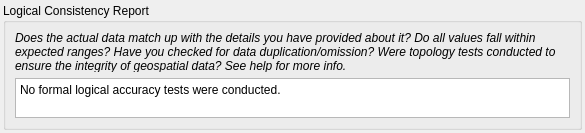
<?xml version="1.0" encoding="UTF-8"?>
<ui version="4.0">
 <class>Form</class>
 <widget class="QWidget" name="Form">
  <property name="geometry">
   <rect>
    <x>0</x>
    <y>0</y>
    <width>585</width>
    <height>133</height>
   </rect>
  </property>
  <property name="minimumSize">
   <size>
    <width>0</width>
    <height>0</height>
   </size>
  </property>
  <property name="maximumSize">
   <size>
    <width>16777215</width>
    <height>16777215</height>
   </size>
  </property>
  <property name="font">
   <font>
    <family>Arial</family>
    <pointsize>9</pointsize>
   </font>
  </property>
  <property name="windowTitle">
   <string>Form</string>
  </property>
  <layout class="QVBoxLayout" name="verticalLayout">
   <property name="leftMargin">
    <number>3</number>
   </property>
   <property name="topMargin">
    <number>3</number>
   </property>
   <property name="rightMargin">
    <number>3</number>
   </property>
   <property name="bottomMargin">
    <number>3</number>
   </property>
   <item>
    <widget class="QGroupBox" name="groupBox">
     <property name="title">
      <string>Logical Consistency Report</string>
     </property>
     <layout class="QVBoxLayout" name="verticalLayout_2">
      <item>
       <widget class="QLabel" name="label">
        <property name="font">
         <font>
          <italic>true</italic>
         </font>
        </property>
        <property name="styleSheet">
         <string notr="true">font: italic;</string>
        </property>
        <property name="text">
         <string>Does the actual data match up with the details you have provided about it? Do all values fall within expected ranges? Have you checked for data duplication/omission? Were topology tests conducted to ensure the integrity of geospatial data? See help for more info.</string>
        </property>
        <property name="wordWrap">
         <bool>true</bool>
        </property>
       </widget>
      </item>
      <item>
       <widget class="GrowingTextEdit" name="fgdc_logic">
        <property name="sizePolicy">
         <sizepolicy hsizetype="Expanding" vsizetype="Preferred">
          <horstretch>0</horstretch>
          <verstretch>0</verstretch>
         </sizepolicy>
        </property>
        <property name="maximumSize">
         <size>
          <width>16777215</width>
          <height>45</height>
         </size>
        </property>
        <property name="plainText">
         <string>No formal logical accuracy tests were conducted.</string>
        </property>
       </widget>
      </item>
     </layout>
    </widget>
   </item>
  </layout>
 </widget>
 <customwidgets>
  <customwidget>
   <class>GrowingTextEdit</class>
   <extends>QPlainTextEdit</extends>
   <header>growingtextedit</header>
  </customwidget>
 </customwidgets>
 <resources/>
 <connections/>
</ui>
